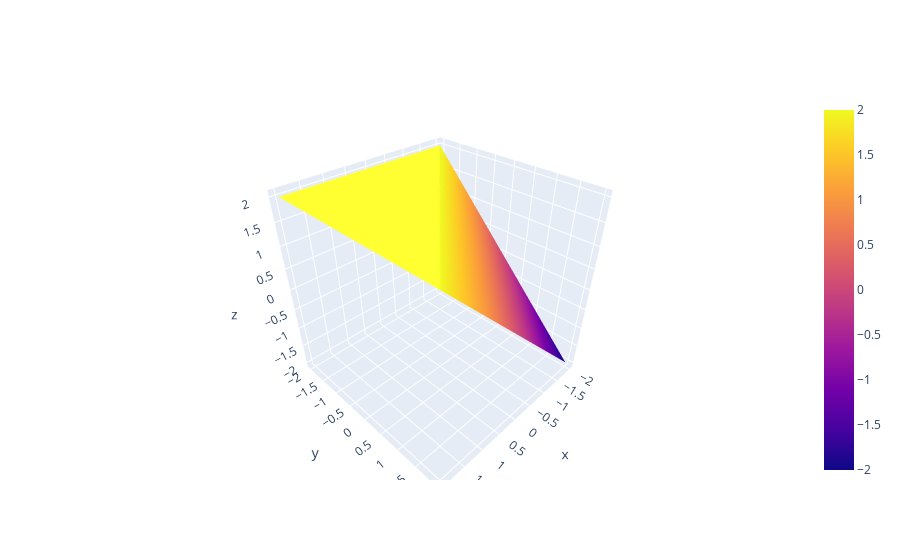

The code cell stored with this chart in its notebook:
### Markdown cell above
Para que sea interactivo:

### Code cell
fig = go.Figure(data=[go.Surface(z=Z, x=X, y=Y, colorscale="plasma")])

fig

### Figure 1 — Plotly figure (JSON) as saved in the notebook; plotly's stock layout.template omitted (floating-point values rounded to 4 significant figures; data arrays with more than 128 entries replaced by an {"elided": "..."} marker saying what was removed)
{"data": [{"colorscale": [[0, "#0d0887"], [0.1111, "#46039f"], [0.2222, "#7201a8"], [0.3333, "#9c179e"], [0.4444, "#bd3786"], [0.5556, "#d8576b"], [0.6667, "#ed7953"], [0.7778, "#fb9f3a"], [0.8889, "#fdca26"], [1, "#f0f921"]], "type": "surface", "x": {"elided": "64x64 float values"}, "y": {"elided": "64x64 float values"}, "z": {"elided": "64x64 float values"}}], "layout": {}}
